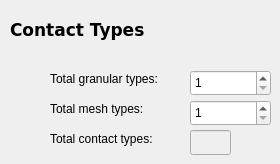
      <widget class="QWidget" name="page_14">
       <widget class="QLabel" name="label_28">
        <property name="geometry">
         <rect>
          <x>10</x>
          <y>20</y>
          <width>141</width>
          <height>21</height>
         </rect>
        </property>
        <property name="font">
         <font>
          <family>DejaVu Sans</family>
          <pointsize>13</pointsize>
          <weight>75</weight>
          <bold>true</bold>
         </font>
        </property>
        <property name="text">
         <string>Contact Types</string>
        </property>
        <property name="textFormat">
         <enum>Qt::RichText</enum>
        </property>
       </widget>
       <widget class="QLabel" name="label_31">
        <property name="geometry">
         <rect>
          <x>50</x>
          <y>70</y>
          <width>131</width>
          <height>17</height>
         </rect>
        </property>
        <property name="toolTip">
         <string>&lt;html&gt;&lt;head/&gt;&lt;body&gt;&lt;p&gt;Defines how many different types of particles there will be in the simulation.&lt;/p&gt;&lt;p&gt;e.g. Iron, Stone -&amp;gt; 2 granular types&lt;/p&gt;&lt;/body&gt;&lt;/html&gt;</string>
        </property>
        <property name="text">
         <string>Total granular types:</string>
        </property>
       </widget>
       <widget class="QLabel" name="label_32">
        <property name="geometry">
         <rect>
          <x>50</x>
          <y>100</y>
          <width>131</width>
          <height>17</height>
         </rect>
        </property>
        <property name="toolTip">
         <string>&lt;html&gt;&lt;head/&gt;&lt;body&gt;&lt;p&gt;Defines how many surface types will be in the simulation.&lt;/p&gt;&lt;p&gt;These will be attributed to meshes.&lt;/p&gt;&lt;p&gt;A single mesh type can be used for many meshes.&lt;/p&gt;&lt;/body&gt;&lt;/html&gt;</string>
        </property>
        <property name="text">
         <string>Total mesh types:</string>
        </property>
       </widget>
       <widget class="QLabel" name="label_33">
        <property name="geometry">
         <rect>
          <x>50</x>
          <y>130</y>
          <width>131</width>
          <height>17</height>
         </rect>
        </property>
        <property name="text">
         <string>Total contact types:</string>
        </property>
       </widget>
       <widget class="QSpinBox" name="spnbox_geometry_contacttypes_totalgranulartypes">
        <property name="geometry">
         <rect>
          <x>190</x>
          <y>70</y>
          <width>81</width>
          <height>26</height>
         </rect>
        </property>
        <property name="minimum">
         <number>1</number>
        </property>
        <property name="maximum">
         <number>200</number>
        </property>
       </widget>
       <widget class="QSpinBox" name="spnbox_geometry_contacttypes_totalmeshtypes">
        <property name="geometry">
         <rect>
          <x>190</x>
          <y>100</y>
          <width>81</width>
          <height>26</height>
         </rect>
        </property>
        <property name="minimum">
         <number>1</number>
        </property>
        <property name="maximum">
         <number>200</number>
        </property>
       </widget>
       <widget class="QLineEdit" name="line_geometry_contacttypes_totaltypes">
        <property name="enabled">
         <bool>false</bool>
        </property>
        <property name="geometry">
         <rect>
          <x>190</x>
          <y>130</y>
          <width>41</width>
          <height>25</height>
         </rect>
        </property>
        <property name="mouseTracking">
         <bool>true</bool>
        </property>
        <property name="acceptDrops">
         <bool>true</bool>
        </property>
       </widget>
      </widget>
